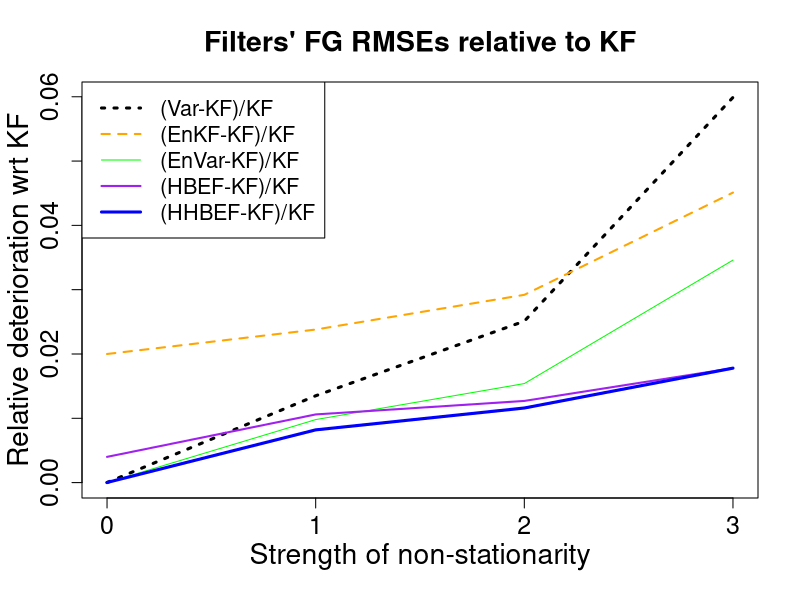
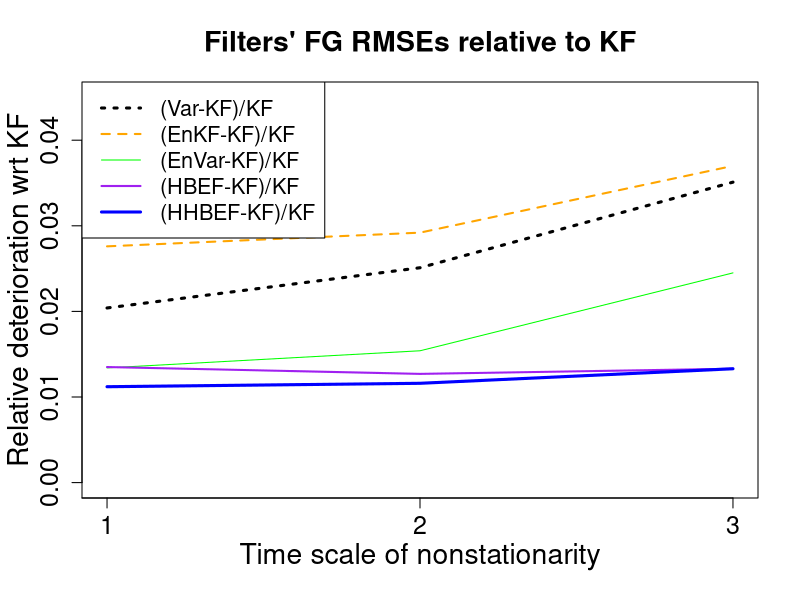
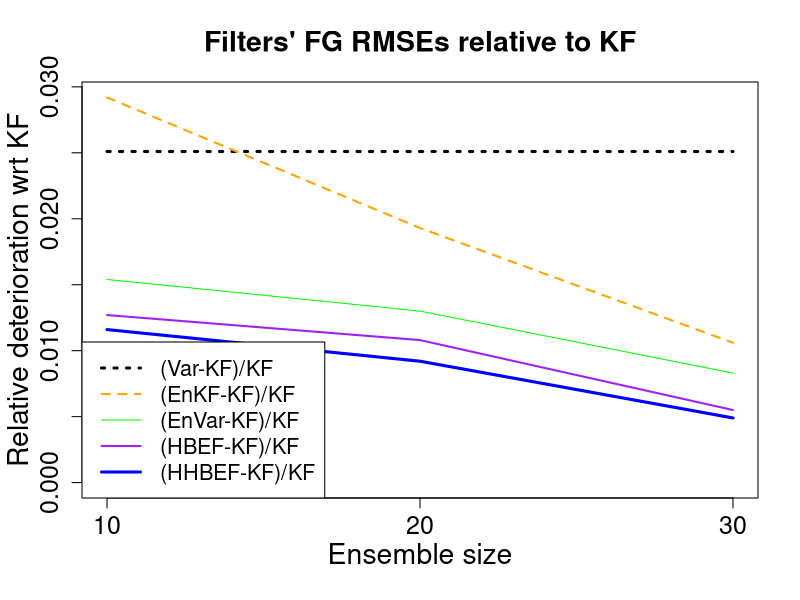
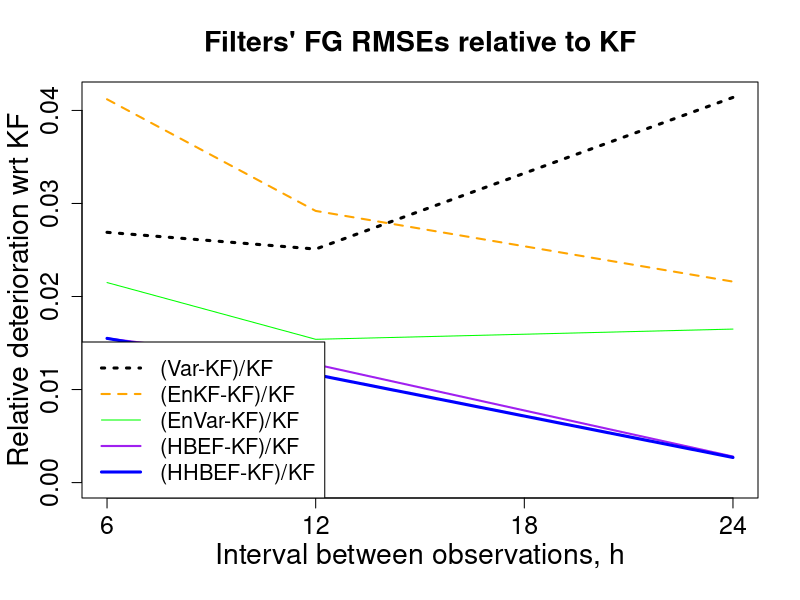
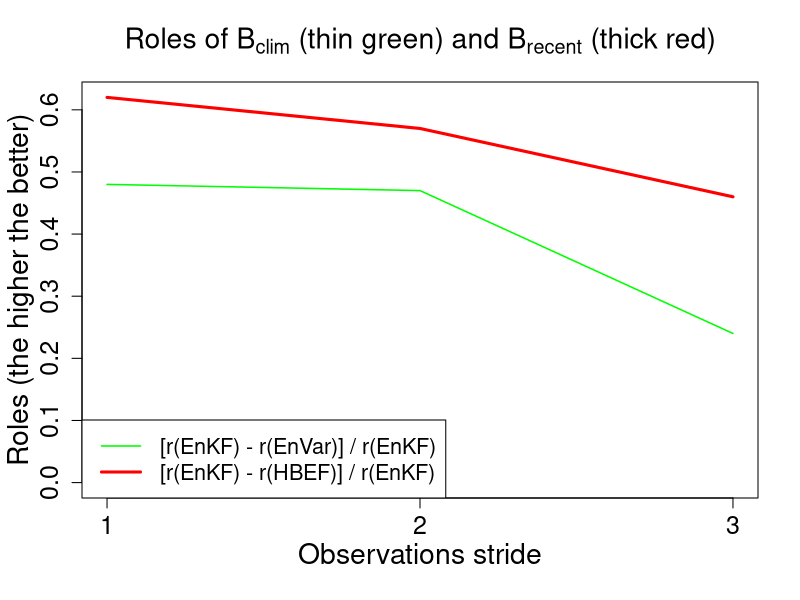

Here is the R script that generated these plots, in order:
# Filters' performance wrt KF:
# r(f) := [RMSE(f)- RMSE(KF)] / RMSE(KF)

# 1) As functions of the nstatio-ty strength

xx <- c(0,1,2,3) # 4 categories: 0=statio, 1=weakly nstatio, 2=medium nstatio (BASIC), 3=strong nststio
nx=length(xx)

# Plot FG RMSEs wrt KF
#  so that the rel err of KF is =0

Var=  0.01*c(0.0002, 1.35, 2.51, 5.99)
enkf= 0.01*c(2,      2.38, 2.92, 4.51)
ev=   0.01*c(0.0002, 0.98, 1.54, 3.46)
hbef= 0.01*c(0.4,    1.06, 1.27, 1.78)
hhbef=0.01*c(0.002,  0.82, 1.16, 1.78)

mn=min(min(Var), min(enkf), min(ev), min(hbef), min(hhbef))
mn=0
mx=max(max(Var), max(enkf), max(ev), max(hbef), max(hhbef))

namefile=paste0("RMSE_flt_NstatioStrength.pdf")
pdf(namefile, width=7, height=7)
par(mgp=c(2.5, 1, 0))
plot(xx, Var, type='l' ,col='black', lwd=3, lty=3,
     xlab="Strength of non-stationarity", 
     xaxp=c(0,3,3),
     ylab="Relative deterioration wrt KF", ylim=c(mn,mx),
     cex.main=1.7, cex.axis=1.5, cex.lab=1.7,
     main=paste("Filters' FG RMSEs relative to KF")
     )
lines(xx, enkf, col="orange", lwd=2, lty=2)
lines(xx, ev, col="green", lwd=1)
lines(xx, hbef, col="purple", lwd=2)
lines(xx, hhbef, col="blue", lwd=3)

leg.txt<-c('(Var-KF)/KF','(EnKF-KF)/KF', '(EnVar-KF)/KF', '(HBEF-KF)/KF', '(HHBEF-KF)/KF')
leg.col<-c("black",  "orange", "green", "purple", "blue")
legend("topleft", inset=0, leg.txt, col=leg.col, lwd=c(3,2,1,2,3), lty=c(3,2,1,1,1),  
       pt.lwd=3, cex=1.3, pt.cex=3, bg="white")

dev.off()


#----------------------------------------------
# 2) As functions of the nstatio-ty time (and space) scale

xx <- c(1,2,3) # 3 categories: L_perturb=L*1, L_perturb=L*2 (BASIC), L_perturb=L*3
nx=length(xx)

# Plot FG RMSEs wrt KF
#  so that the rel err of KF is =0

Var  =0.01* c(2.04, 2.51, 3.51)
enkf =0.01* c(2.76, 2.92, 3.70)
ev   =0.01* c(1.34, 1.54, 2.45)
hbef =0.01* c(1.35, 1.27, 1.33)
hhbef=0.01* c(1.12, 1.16, 1.33)



mn=min(min(Var), min(enkf), min(ev), min(hbef), min(hhbef))
mn=0
mx=max(max(Var), max(enkf), max(ev), max(hbef), max(hhbef))
mx=0.045


namefile=paste0("RMSE_flt_Lperturb.pdf")
pdf(namefile, width=7, height=7)
par(mgp=c(2.5, 1, 0))
plot(xx, Var, type='l' ,col='black', lwd=3, lty=3,
     xlab="Time scale of nonstationarity", 
     xaxp=c(0,3,3),
     ylab="Relative deterioration wrt KF", ylim=c(mn,mx*1.00),
     cex.main=1.7, cex.axis=1.5, cex.lab=1.7,
     main=paste("Filters' FG RMSEs relative to KF")
)
lines(xx, enkf, col="orange", lwd=2, lty=2)
lines(xx, ev, col="green", lwd=1)
lines(xx, hbef, col="purple", lwd=2)
lines(xx, hhbef, col="blue", lwd=3)

leg.txt<-c('(Var-KF)/KF','(EnKF-KF)/KF', '(EnVar-KF)/KF', '(HBEF-KF)/KF', '(HHBEF-KF)/KF')
leg.col<-c("black",  "orange", "green", "purple", "blue")
legend("topleft", inset=0, leg.txt, col=leg.col, lwd=c(3,2,1,2,3), lty=c(3,2,1,1,1),  
       pt.lwd=3, cex=1.3, pt.cex=3, bg="white")
dev.off()




#----------------------------------------------
# 3) As functions of the ensm size N

xx <- c(10,20,30) # 3 categories: N=10 (BASIC) , N=20, and N=30
nx=length(xx)

# Plot FG RMSEs wrt KF
#  so that the rel err of KF is =0

Var=  0.01* c(2.51, 2.51, 2.51)
enkf= 0.01* c(2.92, 1.93, 1.06)
ev=   0.01* c(1.54, 1.30, 0.83)
hbef= 0.01* c(1.27, 1.08, 0.55)
hhbef=0.01* c(1.16, 0.92, 0.49)


mn=min(min(Var), min(enkf), min(ev), min(hbef), min(hhbef))
mn=0
mx=max(max(Var), max(enkf), max(ev), max(hbef), max(hhbef))

namefile=paste0("RMSE_flt_N.pdf")
pdf(namefile, width=7, height=7)
par(mgp=c(2.5, 1, 0))
plot(xx, Var, type='l' ,col='black', lwd=3, lty=3,
     xlab="Ensemble size", 
     xaxp=c(10,30,2),
     ylab="Relative deterioration wrt KF", ylim=c(mn,mx*1.00),
     cex.main=1.7, cex.axis=1.5, cex.lab=1.7,
     main=paste("Filters' FG RMSEs relative to KF")
)
lines(xx, enkf, col="orange", lwd=2, lty=2)
lines(xx, ev, col="green", lwd=1)
lines(xx, hbef, col="purple", lwd=2)
lines(xx, hhbef, col="blue", lwd=3)

leg.txt<-c('(Var-KF)/KF','(EnKF-KF)/KF', '(EnVar-KF)/KF', '(HBEF-KF)/KF', '(HHBEF-KF)/KF')
leg.col<-c("black",  "orange", "green", "purple", "blue")
legend("bottomleft", inset=0, leg.txt, col=leg.col, lwd=c(3,2,1,2,3), lty=c(3,2,1,1,1),  
       pt.lwd=3, cex=1.3, pt.cex=3, bg="white")
dev.off()





#----------------------------------------------
# 4) As functions of stride

xx <- c(6,12,24) # 3 categories: stride=1, stride=2 (BASIC) , stride=4
nx=length(xx)

# Plot FG RMSEs wrt KF
#  so that the rel err of KF is =0

Var  =0.01* c(2.69, 2.51, 4.14)
enkf =0.01* c(4.12, 2.92, 2.16)
ev   =0.01* c(2.15, 1.54, 1.65)
hbef =0.01* c(1.55, 1.27, 0.28)
hhbef=0.01* c(1.55, 1.16, 0.27)


mn=min(min(Var), min(enkf), min(ev), min(hbef), min(hhbef))
mn=0
mx=max(max(Var), max(enkf), max(ev), max(hbef), max(hhbef))

namefile=paste0("RMSE_flt_stride.pdf")
pdf(namefile, width=7, height=7)
par(mgp=c(2.5, 1, 0))
plot(xx, Var, type='l' ,col='black', lwd=3, lty=3,
     xlab="Interval between observations, h", 
     xaxp=c(6,24,3),
     ylab="Relative deterioration wrt KF", ylim=c(mn,mx*1.00),
     cex.main=1.7, cex.axis=1.5, cex.lab=1.7,
     main=paste("Filters' FG RMSEs relative to KF")
)
lines(xx, enkf, col="orange", lwd=2, lty=2)
lines(xx, ev, col="green", lwd=1)
lines(xx, hbef, col="purple", lwd=2)
lines(xx, hhbef, col="blue", lwd=3)

leg.txt<-c('(Var-KF)/KF','(EnKF-KF)/KF', '(EnVar-KF)/KF', '(HBEF-KF)/KF', '(HHBEF-KF)/KF')
leg.col<-c("black",  "orange", "green", "purple", "blue")
legend("bottomleft", inset=0, leg.txt, col=leg.col, lwd=c(3,2,1,2,3), lty=c(3,2,1,1,1),  
       pt.lwd=3, cex=1.3, pt.cex=3, bg="white")
dev.off()

#----------------------------------------------
#----------------------------------------------
# Compare 
# a) the gain provided by B_clim   on top of the current ensemble covs,
# b) the gain provided by B_recent on top of the current ensemble covs
# -- both as functions of stride.

xx <- c(1,2,3) # 3 categories: stride=1, stride=2 (BASIC), stride=4
nx=length(xx)

# Plot r(ev)/r(enkf) and r(hbef)/r(enkf) (the lower the better)
# Recall that
# r(f) := [RMSE(f)- RMSE(KF)] / RMSE(KF)


gclim  =c(0.48, 0.47, 0.24)
grecent=c(0.62, 0.57, 0.46)


mn=0
mx=max(max(gclim), max(grecent))

namefile=paste0("gain_clim_recent_stride.pdf")
pdf(namefile, width=7, height=7)
par(mgp=c(2.5, 1, 0))
plot(xx, gclim, type='l' ,col='green', lwd=1.5, lty=1,
     xlab="Observations stride", 
     xaxp=c(1,3,2),
     ylab="Roles (the higher the better)", ylim=c(mn,mx*1.00),
     cex.main=1.7, cex.axis=1.5, cex.lab=1.7,
     main=expression( paste( 'Roles of B'[clim], ' (thin green) and B'[recent], ' (thick red)') )
)
lines(xx, grecent, col="red", lwd=3)

leg.txt<-(c('[r(EnKF) - r(EnVar)] / r(EnKF)','[r(EnKF) - r(HBEF)] / r(EnKF)'))
leg.col<-c("green",  "red")
legend("bottomleft", inset=0, leg.txt, col=leg.col, lwd=c(1.5,3), lty=c(1,1),  
       pt.lwd=3, cex=1.3, pt.cex=3, bg="white")

dev.off()
